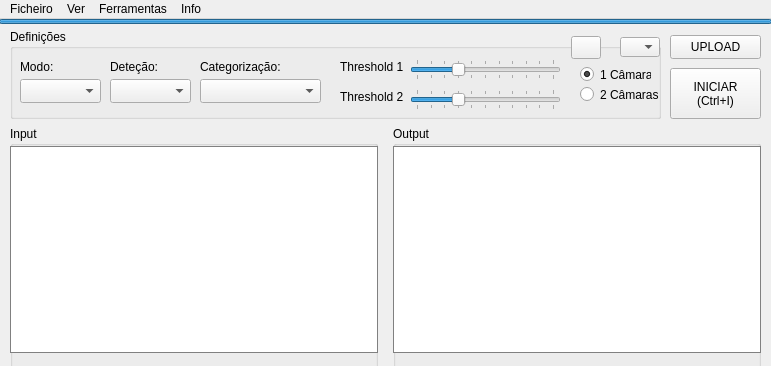
<?xml version="1.0" encoding="UTF-8"?>
<ui version="4.0">
 <class>MainWindow</class>
 <widget class="QMainWindow" name="MainWindow">
  <property name="geometry">
   <rect>
    <x>0</x>
    <y>0</y>
    <width>771</width>
    <height>366</height>
   </rect>
  </property>
  <property name="sizePolicy">
   <sizepolicy hsizetype="Fixed" vsizetype="Fixed">
    <horstretch>0</horstretch>
    <verstretch>0</verstretch>
   </sizepolicy>
  </property>
  <property name="minimumSize">
   <size>
    <width>771</width>
    <height>366</height>
   </size>
  </property>
  <property name="maximumSize">
   <size>
    <width>771</width>
    <height>586</height>
   </size>
  </property>
  <property name="font">
   <font>
    <stylestrategy>PreferDefault</stylestrategy>
   </font>
  </property>
  <property name="windowTitle">
   <string>Categorização de Maçãs</string>
  </property>
  <property name="windowIcon">
   <iconset>
    <normaloff>icons/apple.ico</normaloff>icons/apple.ico</iconset>
  </property>
  <widget class="QWidget" name="centralwidget">
   <property name="sizePolicy">
    <sizepolicy hsizetype="Fixed" vsizetype="Fixed">
     <horstretch>0</horstretch>
     <verstretch>0</verstretch>
    </sizepolicy>
   </property>
   <widget class="QGroupBox" name="settingsgroup">
    <property name="geometry">
     <rect>
      <x>10</x>
      <y>10</y>
      <width>651</width>
      <height>90</height>
     </rect>
    </property>
    <property name="locale">
     <locale language="Portuguese" country="Portugal"/>
    </property>
    <property name="title">
     <string>Definições</string>
    </property>
    <widget class="QRadioButton" name="cam1_RADIOBT">
     <property name="geometry">
      <rect>
       <x>570</x>
       <y>35</y>
       <width>71</width>
       <height>21</height>
      </rect>
     </property>
     <property name="text">
      <string>1 Câmara</string>
     </property>
     <property name="checked">
      <bool>true</bool>
     </property>
    </widget>
    <widget class="QRadioButton" name="cam2_RADIOBT">
     <property name="geometry">
      <rect>
       <x>570</x>
       <y>55</y>
       <width>81</width>
       <height>21</height>
      </rect>
     </property>
     <property name="text">
      <string>2 Câmaras</string>
     </property>
    </widget>
    <widget class="QComboBox" name="mode_COMBOBOX">
     <property name="geometry">
      <rect>
       <x>10</x>
       <y>50</y>
       <width>81</width>
       <height>24</height>
      </rect>
     </property>
     <property name="currentText">
      <string>OpenCV</string>
     </property>
     <property name="placeholderText" stdset="0">
      <string>OpenCV</string>
     </property>
     <item>
      <property name="text">
       <string>OpenCV</string>
      </property>
     </item>
    </widget>
    <widget class="QSlider" name="threshold1_SLIDER">
     <property name="geometry">
      <rect>
       <x>400</x>
       <y>30</y>
       <width>151</width>
       <height>21</height>
      </rect>
     </property>
     <property name="maximum">
      <number>100</number>
     </property>
     <property name="value">
      <number>30</number>
     </property>
     <property name="orientation">
      <enum>Qt::Horizontal</enum>
     </property>
     <property name="invertedAppearance">
      <bool>false</bool>
     </property>
     <property name="invertedControls">
      <bool>false</bool>
     </property>
     <property name="tickPosition">
      <enum>QSlider::TicksBothSides</enum>
     </property>
     <property name="tickInterval">
      <number>10</number>
     </property>
    </widget>
    <widget class="QSlider" name="threshold2_SLIDER">
     <property name="geometry">
      <rect>
       <x>400</x>
       <y>60</y>
       <width>151</width>
       <height>21</height>
      </rect>
     </property>
     <property name="mouseTracking">
      <bool>false</bool>
     </property>
     <property name="focusPolicy">
      <enum>Qt::StrongFocus</enum>
     </property>
     <property name="acceptDrops">
      <bool>false</bool>
     </property>
     <property name="autoFillBackground">
      <bool>false</bool>
     </property>
     <property name="maximum">
      <number>100</number>
     </property>
     <property name="value">
      <number>30</number>
     </property>
     <property name="sliderPosition">
      <number>30</number>
     </property>
     <property name="tracking">
      <bool>true</bool>
     </property>
     <property name="orientation">
      <enum>Qt::Horizontal</enum>
     </property>
     <property name="tickPosition">
      <enum>QSlider::TicksBothSides</enum>
     </property>
     <property name="tickInterval">
      <number>10</number>
     </property>
    </widget>
    <widget class="QLabel" name="thlb1">
     <property name="geometry">
      <rect>
       <x>330</x>
       <y>30</y>
       <width>71</width>
       <height>16</height>
      </rect>
     </property>
     <property name="layoutDirection">
      <enum>Qt::LeftToRight</enum>
     </property>
     <property name="text">
      <string>Threshold 1</string>
     </property>
    </widget>
    <widget class="QLabel" name="thlb2">
     <property name="geometry">
      <rect>
       <x>330</x>
       <y>60</y>
       <width>71</width>
       <height>16</height>
      </rect>
     </property>
     <property name="text">
      <string>Threshold 2</string>
     </property>
    </widget>
    <widget class="QComboBox" name="detectionmode_COMBOBOX">
     <property name="geometry">
      <rect>
       <x>100</x>
       <y>50</y>
       <width>81</width>
       <height>24</height>
      </rect>
     </property>
     <property name="currentText">
      <string>YOLO_V4</string>
     </property>
     <property name="placeholderText" stdset="0">
      <string>YOLO_V4</string>
     </property>
     <item>
      <property name="text">
       <string>YOLO_V4</string>
      </property>
     </item>
     <item>
      <property name="text">
       <string>YOLO_V4 TINY</string>
      </property>
     </item>
     <item>
      <property name="text">
       <string>CUSTOM</string>
      </property>
     </item>
    </widget>
    <widget class="QLabel" name="modoslb">
     <property name="geometry">
      <rect>
       <x>10</x>
       <y>30</y>
       <width>49</width>
       <height>16</height>
      </rect>
     </property>
     <property name="text">
      <string>Modo:</string>
     </property>
    </widget>
    <widget class="QLabel" name="modoslb_2">
     <property name="geometry">
      <rect>
       <x>100</x>
       <y>30</y>
       <width>51</width>
       <height>16</height>
      </rect>
     </property>
     <property name="text">
      <string>Deteção:</string>
     </property>
    </widget>
    <widget class="QComboBox" name="detectionmode_COMBOBOX_2">
     <property name="geometry">
      <rect>
       <x>610</x>
       <y>8</y>
       <width>40</width>
       <height>20</height>
      </rect>
     </property>
     <property name="currentText">
      <string>V1</string>
     </property>
     <property name="placeholderText" stdset="0">
      <string>V1</string>
     </property>
     <item>
      <property name="text">
       <string>V1</string>
      </property>
     </item>
    </widget>
    <widget class="QLabel" name="modoslb_3">
     <property name="geometry">
      <rect>
       <x>190</x>
       <y>30</y>
       <width>91</width>
       <height>16</height>
      </rect>
     </property>
     <property name="text">
      <string>Categorização:</string>
     </property>
    </widget>
    <widget class="QComboBox" name="categorizationmode_COMBOBOX">
     <property name="geometry">
      <rect>
       <x>190</x>
       <y>50</y>
       <width>121</width>
       <height>24</height>
      </rect>
     </property>
     <property name="currentText">
      <string>Tensorflow - Keras</string>
     </property>
     <property name="placeholderText" stdset="0">
      <string>Tensorflow-Keras</string>
     </property>
     <item>
      <property name="text">
       <string>Tensorflow - Keras</string>
      </property>
     </item>
    </widget>
    <widget class="QPushButton" name="colorfilters_BT">
     <property name="geometry">
      <rect>
       <x>561</x>
       <y>7</y>
       <width>30</width>
       <height>23</height>
      </rect>
     </property>
     <property name="text">
      <string/>
     </property>
     <property name="icon">
      <iconset>
       <normaloff>icons/colour.ico</normaloff>icons/colour.ico</iconset>
     </property>
    </widget>
   </widget>
   <widget class="QPushButton" name="start_BT">
    <property name="geometry">
     <rect>
      <x>670</x>
      <y>49</y>
      <width>91</width>
      <height>51</height>
     </rect>
    </property>
    <property name="text">
     <string>INICIAR
(Ctrl+I)</string>
    </property>
   </widget>
   <widget class="QPushButton" name="upload_BT">
    <property name="geometry">
     <rect>
      <x>670</x>
      <y>16</y>
      <width>91</width>
      <height>24</height>
     </rect>
    </property>
    <property name="text">
     <string>UPLOAD</string>
    </property>
   </widget>
   <widget class="QStackedWidget" name="stackedWidget">
    <property name="geometry">
     <rect>
      <x>10</x>
      <y>110</y>
      <width>753</width>
      <height>455</height>
     </rect>
    </property>
    <property name="layoutDirection">
     <enum>Qt::LeftToRight</enum>
    </property>
    <property name="autoFillBackground">
     <bool>false</bool>
    </property>
    <property name="styleSheet">
     <string notr="true"/>
    </property>
    <property name="currentIndex">
     <number>0</number>
    </property>
    <widget class="QWidget" name="small_view">
     <widget class="QGroupBox" name="input_groupbox">
      <property name="geometry">
       <rect>
        <x>0</x>
        <y>-3</y>
        <width>368</width>
        <height>448</height>
       </rect>
      </property>
      <property name="title">
       <string>Input</string>
      </property>
      <widget class="QLabel" name="inputframe_1">
       <property name="geometry">
        <rect>
         <x>0</x>
         <y>20</y>
         <width>368</width>
         <height>207</height>
        </rect>
       </property>
       <property name="styleSheet">
        <string notr="true">background-color: rgb(255, 255, 255);
border: 1px solid grey;</string>
       </property>
       <property name="text">
        <string/>
       </property>
      </widget>
      <widget class="QLabel" name="inputframe_2">
       <property name="geometry">
        <rect>
         <x>0</x>
         <y>240</y>
         <width>368</width>
         <height>207</height>
        </rect>
       </property>
       <property name="styleSheet">
        <string notr="true">background-color: rgb(255, 255, 255);
border: 1px solid grey;</string>
       </property>
       <property name="text">
        <string/>
       </property>
      </widget>
     </widget>
     <widget class="QGroupBox" name="output_groupbox">
      <property name="geometry">
       <rect>
        <x>383</x>
        <y>-3</y>
        <width>368</width>
        <height>448</height>
       </rect>
      </property>
      <property name="title">
       <string>Output</string>
      </property>
      <widget class="QLabel" name="outputframe_1">
       <property name="geometry">
        <rect>
         <x>0</x>
         <y>20</y>
         <width>368</width>
         <height>207</height>
        </rect>
       </property>
       <property name="styleSheet">
        <string notr="true">background-color: rgb(255, 255, 255);
border: 1px solid grey;</string>
       </property>
       <property name="text">
        <string/>
       </property>
      </widget>
      <widget class="QLabel" name="outputframe_2">
       <property name="geometry">
        <rect>
         <x>0</x>
         <y>240</y>
         <width>368</width>
         <height>207</height>
        </rect>
       </property>
       <property name="styleSheet">
        <string notr="true">background-color: rgb(255, 255, 255);
border: 1px solid grey;</string>
       </property>
       <property name="text">
        <string/>
       </property>
      </widget>
     </widget>
     <zorder>output_groupbox</zorder>
     <zorder>input_groupbox</zorder>
    </widget>
    <widget class="QWidget" name="big_view">
     <widget class="QTabWidget" name="big_view_tabwidget">
      <property name="geometry">
       <rect>
        <x>0</x>
        <y>0</y>
        <width>752</width>
        <height>444</height>
       </rect>
      </property>
      <property name="styleSheet">
       <string notr="true">border-right-color: rgba(255, 255, 255, 0);
border-bottom-color: rgba(255, 255, 255, 0);</string>
      </property>
      <property name="currentIndex">
       <number>0</number>
      </property>
      <widget class="QWidget" name="input1_tab">
       <attribute name="title">
        <string>Input1</string>
       </attribute>
       <widget class="QLabel" name="inputframe_3">
        <property name="geometry">
         <rect>
          <x>-1</x>
          <y>-1</y>
          <width>752</width>
          <height>423</height>
         </rect>
        </property>
        <property name="styleSheet">
         <string notr="true">background-color: rgb(255, 255, 255);
border: 1px solid grey;</string>
        </property>
        <property name="text">
         <string/>
        </property>
       </widget>
      </widget>
      <widget class="QWidget" name="output1_tab">
       <attribute name="title">
        <string>Ouput1</string>
       </attribute>
       <widget class="QLabel" name="outputframe_3">
        <property name="geometry">
         <rect>
          <x>-1</x>
          <y>-1</y>
          <width>752</width>
          <height>423</height>
         </rect>
        </property>
        <property name="styleSheet">
         <string notr="true">background-color: rgb(255, 255, 255);
border: 1px solid grey;</string>
        </property>
        <property name="text">
         <string/>
        </property>
       </widget>
      </widget>
      <widget class="QWidget" name="input2_tab">
       <attribute name="title">
        <string>Input2</string>
       </attribute>
       <widget class="QLabel" name="inputframe_4">
        <property name="geometry">
         <rect>
          <x>-1</x>
          <y>-1</y>
          <width>752</width>
          <height>423</height>
         </rect>
        </property>
        <property name="styleSheet">
         <string notr="true">background-color: rgb(255, 255, 255);
border: 1px solid grey;</string>
        </property>
        <property name="text">
         <string/>
        </property>
       </widget>
      </widget>
      <widget class="QWidget" name="output2_tab">
       <attribute name="title">
        <string>Output2</string>
       </attribute>
       <widget class="QLabel" name="outputframe_4">
        <property name="geometry">
         <rect>
          <x>-1</x>
          <y>-1</y>
          <width>752</width>
          <height>423</height>
         </rect>
        </property>
        <property name="styleSheet">
         <string notr="true">background-color: rgb(255, 255, 255);
border: 1px solid grey;</string>
        </property>
        <property name="text">
         <string/>
        </property>
       </widget>
      </widget>
     </widget>
    </widget>
   </widget>
   <widget class="QProgressBar" name="progressBar">
    <property name="geometry">
     <rect>
      <x>-1</x>
      <y>0</y>
      <width>773</width>
      <height>5</height>
     </rect>
    </property>
    <property name="styleSheet">
     <string notr="true"/>
    </property>
    <property name="maximum">
     <number>100</number>
    </property>
    <property name="value">
     <number>100</number>
    </property>
    <property name="textVisible">
     <bool>false</bool>
    </property>
   </widget>
   <zorder>stackedWidget</zorder>
   <zorder>settingsgroup</zorder>
   <zorder>start_BT</zorder>
   <zorder>upload_BT</zorder>
   <zorder>progressBar</zorder>
  </widget>
  <widget class="QMenuBar" name="menubar">
   <property name="geometry">
    <rect>
     <x>0</x>
     <y>0</y>
     <width>771</width>
     <height>21</height>
    </rect>
   </property>
   <widget class="QMenu" name="menuFile">
    <property name="title">
     <string>Ficheiro</string>
    </property>
    <addaction name="actionOpen_Upload"/>
    <addaction name="actionSave_Output_File"/>
    <addaction name="actionSave_Frame"/>
   </widget>
   <widget class="QMenu" name="menuTools">
    <property name="title">
     <string>Ferramentas</string>
    </property>
    <widget class="QMenu" name="menu_logs">
     <property name="title">
      <string>Logs</string>
     </property>
     <property name="icon">
      <iconset>
       <normaloff>icons/documentediting_editdocuments_text_documentedi_2820.ico</normaloff>icons/documentediting_editdocuments_text_documentedi_2820.ico</iconset>
     </property>
     <addaction name="separator"/>
     <addaction name="action_logs_open"/>
     <addaction name="action_logs_export"/>
    </widget>
    <addaction name="menu_logs"/>
    <addaction name="action_restartprogram"/>
   </widget>
   <widget class="QMenu" name="menuInfo">
    <property name="title">
     <string>Info</string>
    </property>
   </widget>
   <widget class="QMenu" name="menuView">
    <property name="title">
     <string>Ver</string>
    </property>
    <addaction name="action_small_view"/>
    <addaction name="action_big_view"/>
   </widget>
   <addaction name="menuFile"/>
   <addaction name="menuView"/>
   <addaction name="menuTools"/>
   <addaction name="menuInfo"/>
  </widget>
  <action name="actionOpen_Upload">
   <property name="icon">
    <iconset>
     <normaloff>icons/62917openfilefolder_109270.ico</normaloff>icons/62917openfilefolder_109270.ico</iconset>
   </property>
   <property name="text">
    <string>Abrir Arquivo (Ctrl+A)</string>
   </property>
  </action>
  <action name="actionSave_Output_File">
   <property name="icon">
    <iconset>
     <normaloff>icons/ic_save_128_28731.ico</normaloff>icons/ic_save_128_28731.ico</iconset>
   </property>
   <property name="text">
    <string>Guardar Arquivo (Ctrl+G)</string>
   </property>
  </action>
  <action name="action_small_view">
   <property name="icon">
    <iconset>
     <normaloff>icons/zoomout_zoom_search_find_1530.ico</normaloff>icons/zoomout_zoom_search_find_1530.ico</iconset>
   </property>
   <property name="text">
    <string>Vista Pequena (Ctrl+Esquerda)</string>
   </property>
  </action>
  <action name="action_big_view">
   <property name="icon">
    <iconset>
     <normaloff>icons/zoomin_zoom_search_find_1531.ico</normaloff>icons/zoomin_zoom_search_find_1531.ico</iconset>
   </property>
   <property name="text">
    <string>Vista Grande (Ctrl+Direita)</string>
   </property>
  </action>
  <action name="action_restartprogram">
   <property name="icon">
    <iconset>
     <normaloff>icons/79699_panel_restart_system_icon.ico</normaloff>icons/79699_panel_restart_system_icon.ico</iconset>
   </property>
   <property name="text">
    <string>Reiniciar App (Ctrl+Shift+R)</string>
   </property>
  </action>
  <action name="action_logs_open">
   <property name="icon">
    <iconset>
     <normaloff>icons/documentediting_editdocuments_text_documentedi_2820.ico</normaloff>icons/documentediting_editdocuments_text_documentedi_2820.ico</iconset>
   </property>
   <property name="text">
    <string>Abrir Ficheiro de Logs (Ctrl+L)</string>
   </property>
  </action>
  <action name="action_logs_export">
   <property name="icon">
    <iconset>
     <normaloff>icons/File_Explorer_23583.ico</normaloff>icons/File_Explorer_23583.ico</iconset>
   </property>
   <property name="text">
    <string>Exportar Logs (Ctrl+Shift+L)</string>
   </property>
  </action>
  <action name="actionSave_Frame">
   <property name="icon">
    <iconset>
     <normaloff>icons/icons8-picture-96.ico</normaloff>icons/icons8-picture-96.ico</iconset>
   </property>
   <property name="text">
    <string>Guardar Frame (Ctrl+F)</string>
   </property>
  </action>
 </widget>
 <resources/>
 <connections/>
</ui>
